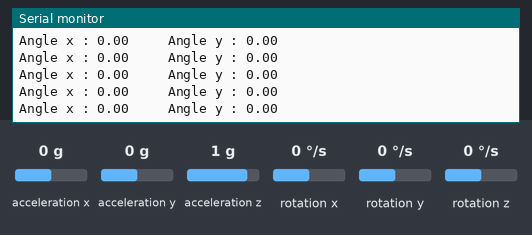
A sketch run on a simulated Arduino Uno, built with avr-gcc and run on an emulated ATmega328P. Parts: the last lines printed to the serial monitor. Wiring (inferred from the names in the program): MPU-6050 motion sensor at I2C address 0x68. The test bench sets the inputs (shaded band); at power-on: acceleration x 0 g, acceleration y 0 g, acceleration z 1 g, rotation x 0 °/s, rotation y 0 °/s, rotation z 0 °/s.

Above: at 1.4 s.
1.5 s: acceleration x set to -1.4 g
At 2.0 s:
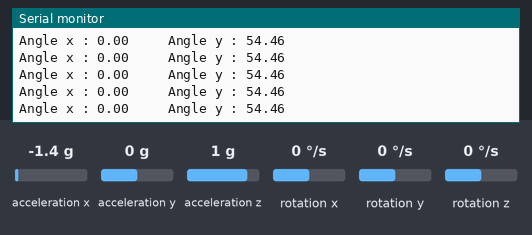
4.5 s: acceleration y set to 0.8 g
At 5.3 s:
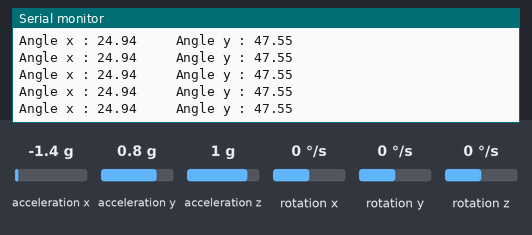
7.5 s: acceleration x set to 0.8 g
At 8.0 s:
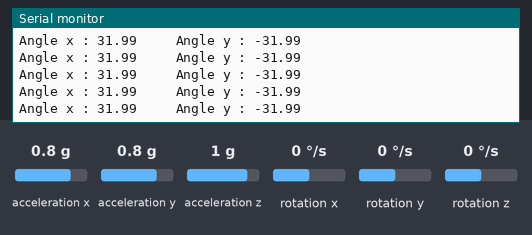
10.5 s: acceleration y set to 0 g
At 11.0 s:
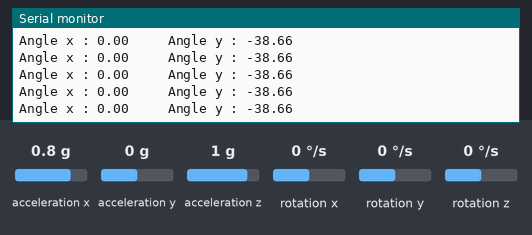
13.5 s: acceleration x set to -0.8 g
At 14.6 s:
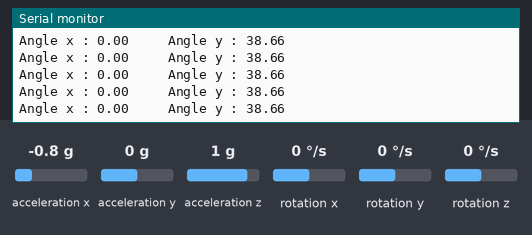
Timing chart, 0 to 16.5 s (numbered marks = the images above; inputs shaded):
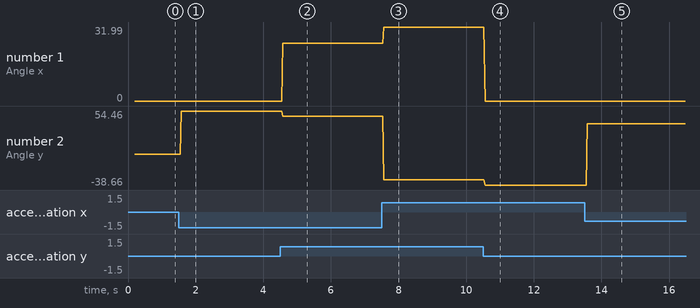

The sketch:

Angle_Roll_Pitch.ino
```cpp
//    Roll과 Pitch 각도 구하기 실습  》                                               */
//  가속도 센서만 가지고 롤(Roll)과 피치(Pitch)를 구하는 예제입니다.
//  본 코드는 드론과 같은 움직임이 심한 경우가 아닌 비교적 정적인 상태에서 안정된 값을 얻을 수 있으며,
//  복잡한 외부라이브러리를 사용하지 않아 코드가 심플해서 파악후 적용하기가 쉽습니다.
/* 아래 코드관련 실습에 대한 설명과 회로도 및 자료는 https://rasino.tistory.com/ 에 있습니다    */

#include<Wire.h>

const int MPU_ADDR = 0x68;    // I2C통신을 위한 MPU6050의 주소
int16_t AcX, AcY, AcZ, Tmp, GyX, GyY, GyZ;   // 가속도(Acceleration)와 자이로(Gyro)
double angleAcX;
double angleAcY;
// double angleAcZ;
const double RADIAN_TO_DEGREE = 180 / 3.14159;
void setup() {
  initSensor();
  Serial.begin(9600);
  delay(200);
}

void loop() {
  getAngleXY();
  Serial.print("Angle x : ");
  Serial.print(angleAcX);
  Serial.print("\t\t Angle y : ");
  Serial.println(angleAcY);
  delay(20);
}

double getAngleXY() {
  getData();
  // 삼각함수를 이용한 롤(Roll)의 각도 구하기
  angleAcX = atan(AcY / sqrt(pow(AcX, 2) + pow(AcZ, 2)));
  angleAcX *= RADIAN_TO_DEGREE;
  // 삼각함수를 이용한 피치(Pitch)의 각도 구하기
  angleAcY = atan(-AcX / sqrt(pow(AcY, 2) + pow(AcZ, 2)));
  angleAcY *= RADIAN_TO_DEGREE;
  // angleAcZ값(Yaw)은 아래의 삼각함수 공식은 있으나, 가속도 센서만 이용해서는 원하는 데이터를 얻을 수 없어 생략
// angleAcZ = atan(sqrt(pow(AcX, 2) + pow(AcY, 2)) / AcZ );
// angleAcZ *= RADIAN_TO_DEGREE;
}

void initSensor() {
  Wire.begin();
  Wire.beginTransmission(MPU_ADDR);   // I2C 통신용 어드레스(주소)
  Wire.write(0x6B);    // MPU6050과 통신을 시작하기 위해서는 0x6B번지에
  Wire.write(0);
  Wire.endTransmission(true);
}

void getData() {
  Wire.beginTransmission(MPU_ADDR);
  Wire.write(0x3B);   // AcX 레지스터 위치(주소)를 지칭합니다
  Wire.endTransmission(false);
  Wire.requestFrom(MPU_ADDR, 14, true);  // AcX 주소 이후의 14byte의 데이터를 요청
  AcX = Wire.read() << 8 | Wire.read(); //두 개의 나뉘어진 바이트를 하나로 이어 붙여서 각 변수에 저장
  AcY = Wire.read() << 8 | Wire.read();
  AcZ = Wire.read() << 8 | Wire.read();
  Tmp = Wire.read() << 8 | Wire.read();
  GyX = Wire.read() << 8 | Wire.read();
  GyY = Wire.read() << 8 | Wire.read();
  GyZ = Wire.read() << 8 | Wire.read();
}
```

Measured:
- after the input at 1.5 s, the serial monitor: prints a new line after 0.08 s (image 1)
- after the input at 4.5 s, the serial monitor: prints a new line after 0.08 s (image 2)
- after the input at 7.5 s, the serial monitor: prints a new line after 0.07 s (image 3)
- after the input at 10.5 s, the serial monitor: prints a new line after 0.06 s (image 4)
- after the input at 13.5 s, the serial monitor: prints a new line after 0.08 s (image 5)
- plotted number 1: 0 → 24.94 after the input at 4.5 s, 24.94 → 31.99 after the input at 7.5 s, 31.99 → 0 after the input at 10.5 s
- plotted number 2: 0 → 54.46 after the input at 1.5 s, 54.46 → 47.55 after the input at 4.5 s, 47.55 → -31.99 after the input at 7.5 s, -31.99 → -38.66 after the input at 10.5 s, -38.66 → 3 after the input at 13.5 s
